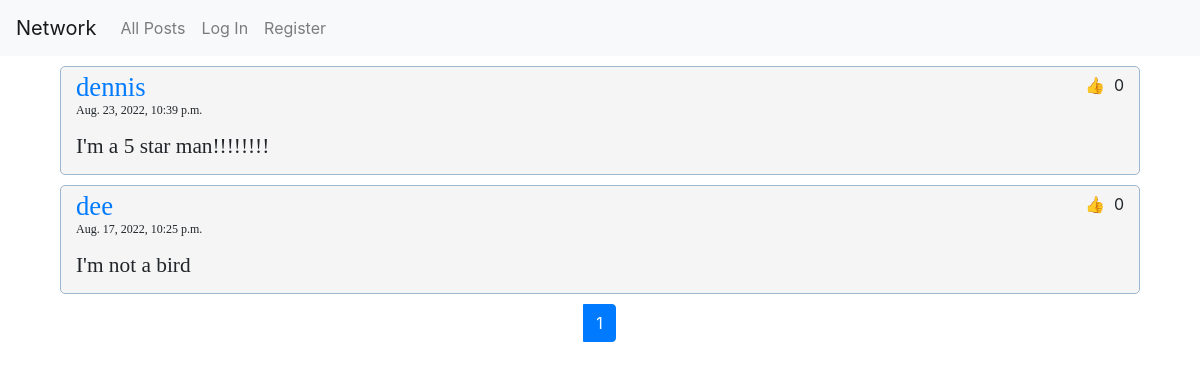
The app's page /, older data.
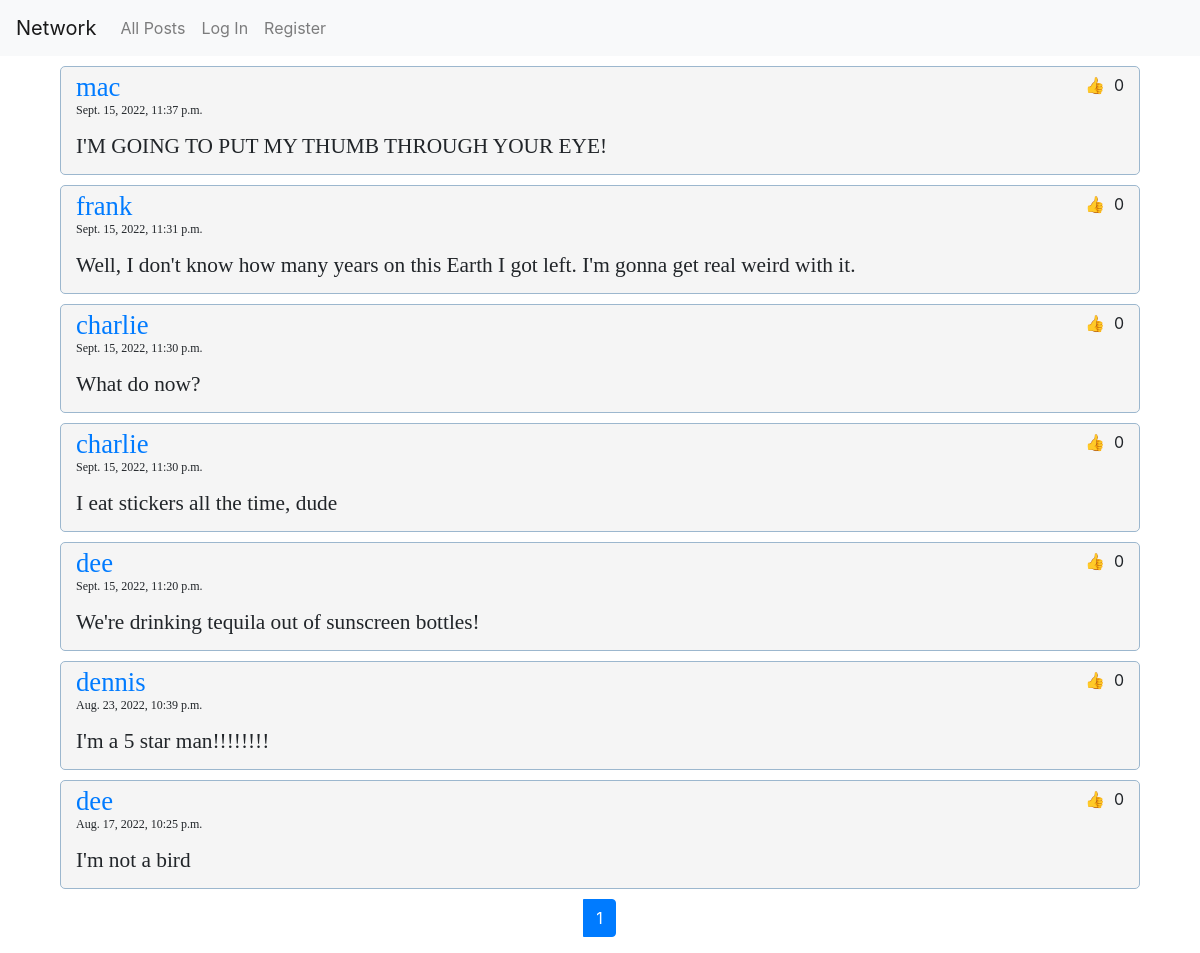
The same page, newer data.
### network/models.py (models this page shows, shortened)
class Posting(models.Model):
    author = models.ForeignKey(User, on_delete=models.CASCADE, related_name='posted_by')
    liked = models.ForeignKey(User, on_delete=models.CASCADE, null=True, related_name='likes')
    timestamp = models.DateTimeField(auto_now_add=True)
    body = models.TextField(blank=True)

class User(AbstractUser):
    following = models.ManyToManyField('self', blank=True, related_name="followers", symmetrical=False)

### network/views.py (the view)
# urls.py: path("", views.index, name="index"),
def index(request):
    if request.path == '/following':
        user = User.objects.get(username=request.user)
        postings = Posting.objects.filter(author__in=user.following.all()).order_by('-timestamp').annotate(Count('liked'))
    else:
        postings = Posting.objects.all().order_by('-timestamp').annotate(Count('liked'))
    paginator = Paginator(postings, 10)
    page_obj = paginator.get_page(request.GET.get('page', 1))
    return render(request, "network/index.html", {"postings": postings, "num_pages": range(1, paginator.num_pages + 1), "page_obj": page_obj})

### network/templates/network/index.html (shortened to what this page needs)
{% extends "network/layout.html" %}
{% load static %}
{% block body %}
    {% for posting in page_obj%}
        <div class="post">
            <div class="post-author-likes">
                <div class="author">
                <a  href= "{% url 'profile' posting.author.username %}">{{posting.author.username}}</a>
                </div>
                <div class="likes">
                    <button class="like-button">&#128077</button>
                    {{posting.liked__count}}
                </div>
            </div class="post-timestamp-content">
                <p class="timestamp">{{posting.timestamp}}</p>
                <p class="post-content">{{posting.body}}</p>
        </div>
    {% endfor %}
    <ul class="pagination">
        {% for page in num_pages %}
            {% if page == page_obj.number %}
                <li class="active page-item"><a class="page-link" href="?page={{page}}">{{page}}</a></li>
            {% else %}
                <li class="page-item"><a class="page-link" href="?page={{page}}">{{page}}</a></li>
            {% endif %}
        {% endfor %}
    </ul>
{% endblock %}

### network/templates/network/layout.html (shortened to what this page needs)
{% load static %}
<!DOCTYPE html>
<html lang="en">
    <head>
        <link rel="stylesheet" href="https://stackpath.bootstrapcdn.com/bootstrap/4.4.1/css/bootstrap.min.css">
        <link href="{% static 'network/styles.css' %}" rel="stylesheet">
    </head>
    <body>
        <nav class="navbar navbar-expand-lg navbar-light bg-light">
            <a class="navbar-brand" href="#">Network</a>
            <div>
              <ul class="navbar-nav mr-auto">
                <li class="nav-item">
                  <a class="nav-link" href="{% url 'index' %}">All Posts</a>
                </li>
                {% if user.is_authenticated %}
                    <li class="nav-item">
                        <a class="nav-link" href="{% url 'following' %}">Following</a>
                    </li>
                    <li class="nav-item">
                        <a class="nav-link" href="{% url 'logout' %}">Log Out</a>
                    </li>
                {% else %}
                    <li class="nav-item">
                        <a class="nav-link" href="{% url 'login' %}">Log In</a>
                    </li>
                    <li class="nav-item">
                        <a class="nav-link" href="{% url 'register' %}">Register</a>
                    </li>
                {% endif %}
              </ul>
            </div>
          </nav>
        <div class="body">
            {% block body %}
            {% endblock %}
        </div>
    </body>
</html>

### network/static/network/styles.css (style rules this page uses)
.post { width: 90%; margin: 10px auto; background: rgb(245, 245, 245); border-radius: 5px; border: 1px solid rgb(156, 183, 206); padding: 5px 15px; }
.post-author-likes, .post-timestamp-content { display: flex; justify-content: space-between; }
.author, .follow-number { font: 20pt bold; }
.timestamp { font: 9pt thin; }
.post-content, .follow-text { font: 16pt bold; }
.post-content { margin-bottom: 10px; }
.pagination { justify-content: center; }
.like-button { border:none; background: rgb(245, 245, 245); width: 30px; }

Row changes from the older to the newer data that the page shows:
added Posting: author.username "mac", liked__count "0", timestamp "Sept. 15, 2022, 11:37 p.m.", body "I'M GOING TO PUT MY THUMB THROUGH YOUR EYE!"
added Posting: author.username "frank", liked__count "0", timestamp "Sept. 15, 2022, 11:31 p.m.", body "Well, I don't know how many years on this Earth I got left. I'm gonna get real weird with it."
added Posting: author.username "charlie", liked__count "0", timestamp "Sept. 15, 2022, 11:30 p.m.", body "What do now?"
added Posting: author.username "charlie", liked__count "0", timestamp "Sept. 15, 2022, 11:30 p.m.", body "I eat stickers all the time, dude"
added Posting: author.username "dee", liked__count "0", timestamp "Sept. 15, 2022, 11:20 p.m.", body "We're drinking tequila out of sunscreen bottles!"
